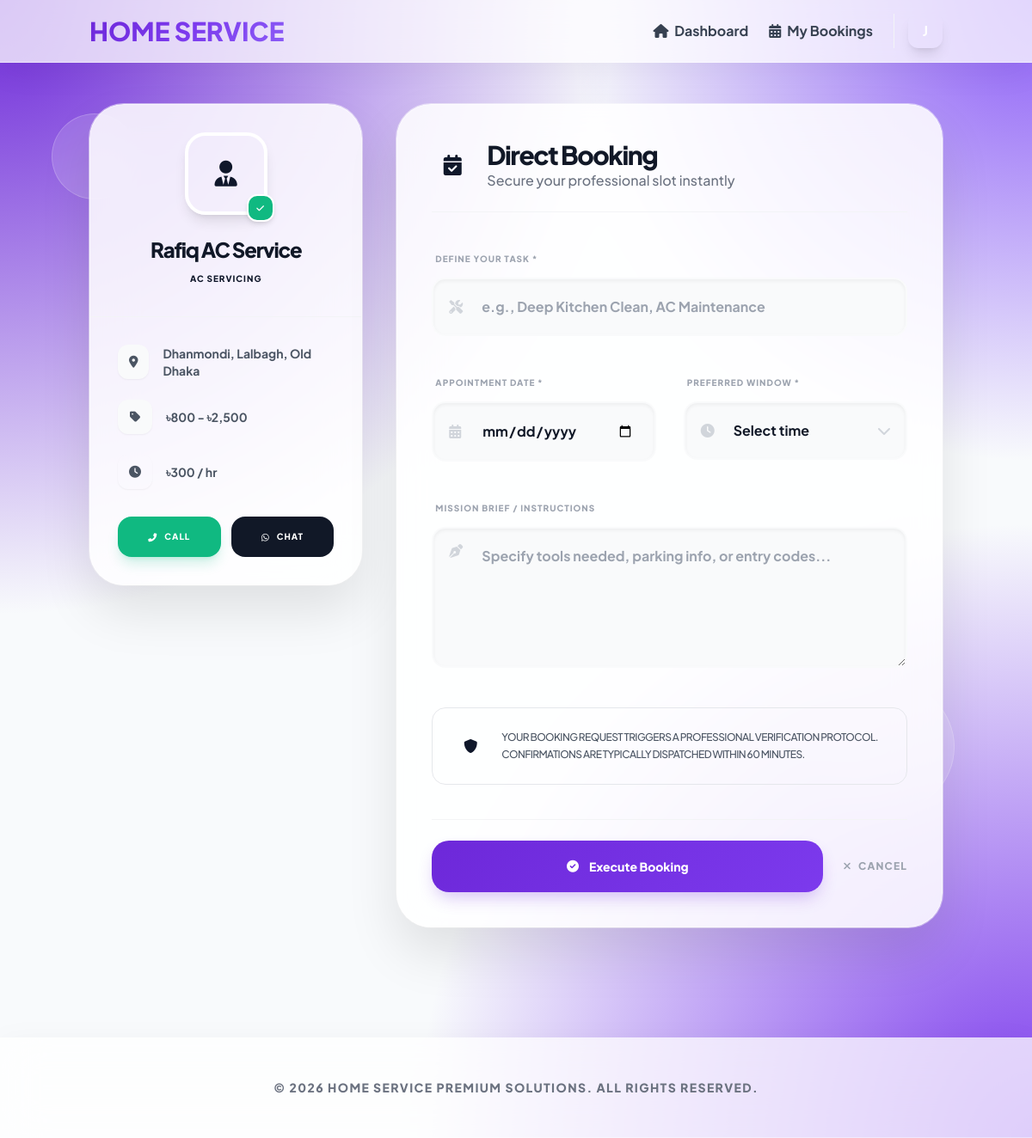
Page /customer/book_service.php?provider_id=1 (signed in) on the committed database.
### tables this page shows
CREATE TABLE users (
    id INT PRIMARY KEY AUTO_INCREMENT,
    name VARCHAR(100) NOT NULL,
    email VARCHAR(100) UNIQUE,
    phone VARCHAR(20) NOT NULL UNIQUE,
    password VARCHAR(255) NOT NULL,
    language ENUM('en', 'bn') DEFAULT 'en',
    location VARCHAR(100),
    created_at TIMESTAMP DEFAULT CURRENT_TIMESTAMP,
    updated_at TIMESTAMP DEFAULT CURRENT_TIMESTAMP ON UPDATE CURRENT_TIMESTAMP
);

CREATE TABLE service_providers (
    id INT PRIMARY KEY AUTO_INCREMENT,
    user_id INT,
    name VARCHAR(100) NOT NULL,
    phone VARCHAR(20) NOT NULL UNIQUE,
    email VARCHAR(100),
    password VARCHAR(255) NOT NULL,
    category_id INT,
    description TEXT,
    service_areas TEXT,
    price_min DECIMAL(10,2),
    price_max DECIMAL(10,2),
    hourly_rate DECIMAL(10,2),
    availability_hours TEXT,
    verification_status ENUM('pending', 'verified', 'rejected') DEFAULT 'pending',
    verification_badge BOOLEAN DEFAULT FALSE,
    nid_document VARCHAR(255),
    license_document VARCHAR(255),
    certificate_document VARCHAR(255),
    profile_picture VARCHAR(255),
    is_active BOOLEAN DEFAULT TRUE,
    created_at TIMESTAMP DEFAULT CURRENT_TIMESTAMP,
    updated_at TIMESTAMP DEFAULT CURRENT_TIMESTAMP ON UPDATE CURRENT_TIMESTAMP,
    FOREIGN KEY (category_id) REFERENCES service_categories(id),
    FOREIGN KEY (user_id) REFERENCES users(id)
);

CREATE TABLE service_categories (
    id INT PRIMARY KEY AUTO_INCREMENT,
    name VARCHAR(100) NOT NULL,
    name_bn VARCHAR(100),
    icon VARCHAR(50),
    description TEXT,
    is_active BOOLEAN DEFAULT TRUE,
    created_at TIMESTAMP DEFAULT CURRENT_TIMESTAMP
);

### includes/functions.php (called while the page is built, shortened)
<?php
require_once dirname(__FILE__) . '/../config/database.php';
function isLoggedIn() {
    return isset($_SESSION['user_id']);
}
function getCurrentUser() {
    if (isLoggedIn()) {
        return fetchOne("SELECT * FROM users WHERE id = ?", [$_SESSION['user_id']]);
    }
    return null;
}
function getLanguage() {
    return $_SESSION['language'] ?? 'en';
}
function t($key) {
    $lang = getLanguage();
    return $translations[$lang][$key] ?? $key;
}
?>

### config/database.php (called while the page is built, shortened)
<?php
function getDBConnection() {
    try {
        $pdo = new PDO("mysql:host=" . DB_HOST . ";dbname=" . DB_NAME . ";charset=utf8", DB_USER, DB_PASS);
        $pdo->setAttribute(PDO::ATTR_ERRMODE, PDO::ERRMODE_EXCEPTION);
        $pdo->setAttribute(PDO::ATTR_DEFAULT_FETCH_MODE, PDO::FETCH_ASSOC);
        $pdo->setAttribute(PDO::ATTR_EMULATE_PREPARES, false);
        return $pdo;
    } catch(PDOException $e) {
        error_log("Database Connection Error: " . $e->getMessage());
        die("Connection failed: " . $e->getMessage());
    }
}
function executeQuery($sql, $params = []) {
    try {
        $pdo = getDBConnection();
        $stmt = $pdo->prepare($sql);
        foreach ($params as $key => $value) {
            if (is_numeric($value)) {
                $stmt->bindValue($key + 1, $value, is_int($value) ? PDO::PARAM_INT : PDO::PARAM_STR);
            } else {
                $stmt->bindValue($key + 1, $value, PDO::PARAM_STR);
            }
        }
        $stmt->execute();
        return $stmt;
    } catch (PDOException $e) {
        error_log("Database Error: " . $e->getMessage() . " SQL: " . $sql . " Params: " . json_encode($params));
        throw $e;
    }
}
function fetchOne($sql, $params = []) {
    $stmt = executeQuery($sql, $params);
    return $stmt->fetch();
}
?>

### customer/book_service.php (the view, shortened to what this page needs)
<?php
require_once '../includes/functions.php';
$currentLang = getLanguage();
$user = getCurrentUser();
$providerId = $_GET['provider_id'] ?? 0;
$provider = fetchOne("
    SELECT sp.*, sc.name as category_name, sc.name_bn as category_name_bn
    FROM service_providers sp
    JOIN service_categories sc ON sp.category_id = sc.id
    WHERE sp.id = ? AND sp.verification_status = 'verified' AND sp.is_active = 1
", [$providerId]);
?>
<!DOCTYPE html>
<html lang="<?php echo $currentLang; ?>">
<head>
    <link rel="stylesheet" href="../assets/ui.css">
    <script src="https://cdn.tailwindcss.com"></script>
    <link href="https://cdnjs.cloudflare.com/ajax/libs/font-awesome/6.0.0/css/all.min.css" rel="stylesheet">
</head>
<body class="premium-bg min-h-screen">
    <div class="floating-particles">
        <div class="particle" style="width: 100px; height: 100px; top: 10%; left: 5%; animation-delay: 0s;"></div>
        <div class="particle" style="width: 150px; height: 150px; top: 60%; left: 80%; animation-delay: 2s;"></div>
        <div class="particle" style="width: 80px; height: 80px; top: 40%; left: 40%; animation-delay: 4s;"></div>
    </div>
    <header class="glass-nav sticky top-0 z-50">
        <nav class="container mx-auto px-4 py-4">
            <div class="flex justify-between items-center">
                <div class="flex items-center space-x-6">
                    <a href="../index.php" class="text-3xl font-black text-gradient">
                    </a>
                </div>
                <div class="hidden md:flex items-center space-x-6">
                    <a href="dashboard.php" class="font-bold text-gray-700 hover:text-primary transition-colors">
                        <i class="fas fa-home mr-1"></i>
                        <?php echo $currentLang === 'en' ? 'Dashboard' : 'ড্যাশবোর্ড'; ?>
                    </a>
                    <a href="bookings.php" class="font-bold text-gray-700 hover:text-primary transition-colors">
                        <i class="fas fa-calendar-alt mr-1"></i>
                        <?php echo $currentLang === 'en' ? 'My Bookings' : 'আমার বুকিং'; ?>
                    </a>
                    <div class="flex items-center space-x-3 ml-2 pl-4 border-l border-gray-100">
                        <div class="w-10 h-10 rounded-xl bg-gradient-to-br from-primary to-secondary flex items-center justify-center text-white font-bold shadow-lg shadow-primary/20">
                            <?php echo strtoupper(substr($user['name'], 0, 1)); ?>
                        </div>
                    </div>
                </div>
            </div>
        </nav>
    </header>
    <div class="container mx-auto px-4 py-12 relative z-10">
        <div class="max-w-5xl mx-auto flex flex-col lg:flex-row gap-10">
            <div class="lg:w-1/3">
                <div class="glass-card sticky top-28 overflow-hidden">
                    <div class="p-8 text-center bg-gradient-to-br from-primary/5 to-secondary/5 border-b border-gray-100">
                        <div class="relative inline-block mb-6">
                            <?php if ($provider['profile_picture']): ?>
                                <img src="../uploads/profiles/<?php echo $provider['profile_picture']; ?>" alt="Provider" class="w-24 h-24 rounded-3xl object-cover shadow-xl border-4 border-white">
                            <?php else: ?>
                                <div class="w-24 h-24 bg-primary/10 rounded-3xl flex items-center justify-center border-4 border-white shadow-lg">
                                    <i class="fas fa-user-tie text-primary text-3xl"></i>
                                </div>
                            <?php endif; ?>
                            <div class="absolute -bottom-2 -right-2 w-8 h-8 bg-emerald-500 rounded-xl flex items-center justify-center text-white border-2 border-white shadow-md">
                                <i class="fas fa-check text-[10px]"></i>
                            </div>
                        </div>
                        <h1 class="text-2xl font-black text-gray-900 tracking-tighter mb-1"><?php echo htmlspecialchars($provider['name']); ?></h1>
                        <p class="text-[10px] font-black uppercase tracking-widest text-primary bg-primary/10 px-3 py-1 rounded-full inline-block">
                            <?php echo t($provider['category_name']); ?>
                        </p>
                    </div>
                    <div class="p-8 space-y-6">
                        <div class="flex items-center gap-4 text-sm font-bold text-gray-600">
                            <div class="w-10 h-10 rounded-xl bg-gray-50 flex items-center justify-center text-primary shadow-sm"><i class="fas fa-map-marker-alt"></i></div>
                            <span><?php echo htmlspecialchars($provider['service_areas']); ?></span>
                        </div>
                        <div class="flex items-center gap-4 text-sm font-bold text-gray-600">
                            <div class="w-10 h-10 rounded-xl bg-gray-50 flex items-center justify-center text-primary shadow-sm"><i class="fas fa-tag"></i></div>
                            <span>৳<?php echo number_format($provider['price_min']); ?> - ৳<?php echo number_format($provider['price_max']); ?></span>
                        </div>
                        <?php if ($provider['hourly_rate']): ?>
                            <div class="flex items-center gap-4 text-sm font-bold text-gray-600">
                                <div class="w-10 h-10 rounded-xl bg-primary/10 flex items-center justify-center text-primary shadow-sm"><i class="fas fa-clock"></i></div>
                                <span>৳<?php echo number_format($provider['hourly_rate']); ?> / hr</span>
                            </div>
                        <?php endif; ?>
                    </div>
                    <div class="p-8 pt-0 flex gap-3">
                        <a href="tel:<?php echo $provider['phone']; ?>" class="flex-1 bg-emerald-500 hover:bg-emerald-600 text-white font-black text-[10px] uppercase tracking-widest py-4 rounded-2xl flex items-center justify-center gap-2 transition-all shadow-lg shadow-emerald-500/20">
                            <i class="fas fa-phone-alt"></i>
                            <span>Call</span>
                        </a>
                        <a href="https://wa.me/<?php echo $provider['phone']; ?>" class="flex-1 bg-gray-900 text-white font-black text-[10px] uppercase tracking-widest py-4 rounded-2xl flex items-center justify-center gap-2 hover:bg-black transition-all">
                            <i class="fab fa-whatsapp"></i>
                            <span>Chat</span>
                        </a>
                    </div>
                </div>
            </div>
            <div class="lg:w-2/3">
                <div class="glass-card p-10">
                    <div class="flex items-center gap-4 mb-10 pb-6 border-b border-gray-100">
                        <div class="w-12 h-12 bg-primary/10 rounded-xl flex items-center justify-center text-primary">
                            <i class="fas fa-calendar-check text-2xl"></i>
                        </div>
                        <div>
                            <h2 class="text-3xl font-black text-gray-900 tracking-tighter"><?php echo t('Direct Booking'); ?></h2>
                            <p class="text-gray-500 font-medium"><?php echo t('Secure your professional slot instantly'); ?></p>
                        </div>
                    </div>
                    <form method="POST" class="space-y-10">
                        <div class="space-y-3">
                            <label class="text-[10px] font-black text-gray-400 uppercase tracking-widest ml-1"><?php echo t('Define Your Task'); ?> *</label>
                            <div class="relative group">
                                <i class="fas fa-tools absolute left-5 top-1/2 -translate-y-1/2 text-gray-300 group-focus-within:text-primary transition-colors"></i>
                                <input type="text" name="service_type" required
                                       placeholder="e.g., Deep Kitchen Clean, AC Maintenance"
                                       class="w-full pl-14 pr-6 py-5 bg-gray-50 border-2 border-transparent rounded-2xl focus:bg-white focus:border-primary focus:outline-none font-bold text-gray-900 transition-all shadow-inner">
                            </div>
                        </div>
                        <div class="grid grid-cols-1 md:grid-cols-2 gap-8">
                            <div class="space-y-3">
                                <label class="text-[10px] font-black text-gray-400 uppercase tracking-widest ml-1"><?php echo t('Appointment Date'); ?> *</label>
                                <div class="relative group">
                                    <i class="fas fa-calendar-alt absolute left-5 top-1/2 -translate-y-1/2 text-gray-300 group-focus-within:text-primary transition-colors"></i>
                                    <input type="date" name="booking_date" required
                                           min="<?php echo date('Y-m-d'); ?>"
                                           class="w-full pl-14 pr-6 py-5 bg-gray-50 border-2 border-transparent rounded-2xl focus:bg-white focus:border-primary focus:outline-none font-bold text-gray-900 transition-all shadow-inner">
                                </div>
                            </div>
                            <div class="space-y-3">
                                <label class="text-[10px] font-black text-gray-400 uppercase tracking-widest ml-1"><?php echo t('Preferred Window'); ?> *</label>
                                <div class="relative group">
                                    <i class="fas fa-clock absolute left-5 top-1/2 -translate-y-1/2 text-gray-300 group-focus-within:text-primary transition-colors"></i>
                                    <select name="booking_time" required class="w-full pl-14 pr-6 py-5 bg-gray-50 border-2 border-transparent rounded-2xl focus:bg-white focus:border-primary focus:outline-none font-bold text-gray-900 transition-all shadow-inner appearance-none">
                                        <option value="">Select time</option>
                                    </select>
                                </div>
                            </div>
                        </div>
                        <div class="space-y-3">
                            <label class="text-[10px] font-black text-gray-400 uppercase tracking-widest ml-1"><?php echo t('Mission Brief / Instructions'); ?></label>
                            <div class="relative group">
                                <i class="fas fa-pen-nib absolute left-5 top-5 text-gray-300 group-focus-within:text-primary transition-colors"></i>
                                <textarea name="notes" rows="5"
                                          placeholder="Specify tools needed, parking info, or entry codes..."
                                          class="w-full pl-14 pr-6 py-5 bg-gray-50 border-2 border-transparent rounded-2xl focus:bg-white focus:border-primary focus:outline-none font-bold text-gray-900 transition-all shadow-inner"></textarea>
                            </div>
                        </div>
                        <div class="p-6 bg-primary/5 rounded-2xl border border-primary/10 flex gap-4">
                            <div class="w-10 h-10 bg-primary/10 rounded-xl flex items-center justify-center text-primary shrink-0">
                                <i class="fas fa-shield-alt"></i>
                            </div>
                            <div class="text-xs font-medium text-gray-600 leading-relaxed uppercase tracking-tighter">
                                <p><?php echo $currentLang === 'en' ? 'Your booking request triggers a professional verification protocol. Confirmations are typically dispatched within 60 minutes.' : 'আপনার অনুরোধ প্রদানকারীর কাছে পাঠানো হবে। ৬০ মিনিটের মধ্যে উত্তর পাওয়া যাবে।'; ?></p>
                            </div>
                        </div>
                        <div class="pt-6 border-t border-gray-100 flex flex-col sm:flex-row gap-6 items-center">
                            <button type="submit" class="w-full sm:flex-1 btn-primary py-5 text-sm flex items-center justify-center gap-3">
                                <i class="fas fa-check-circle"></i>
                                <span><?php echo t('Execute Booking'); ?></span>
                            </button>
                            <a href="../search.php" class="text-xs font-black text-gray-400 hover:text-rose-500 uppercase tracking-widest transition-colors">
                                <i class="fas fa-times mr-2"></i><?php echo t('Cancel'); ?>
                            </a>
                        </div>
                    </form>
                </div>
            </div>
        </div>
    </div>
    <footer class="glass-nav py-12 mt-20">
        <div class="container mx-auto px-4 text-center">
            <p class="text-gray-500 font-black text-sm uppercase tracking-widest">&copy; <?php echo date('Y'); ?> HOME SERVICE PREMIUM SOLUTIONS. ALL RIGHTS RESERVED.</p>
        </div>
    </footer>
</body>
</html>

### rows in the picture
users: name "J"
service_providers: name "Rafiq AC Service", category.name "AC SERVICING", service_areas "Dhanmondi, Lalbagh, Old Dhaka", price_min "800", price_max "2,500", hourly_rate "300"

### other values in the picture
t('Direct Booking') "Direct Booking"
t('Secure your professional slot instantly') "Secure your professional slot instantly"
t('Define Your Task') "DEFINE YOUR TASK"
t('Appointment Date') "APPOINTMENT DATE"
t('Preferred Window') "PREFERRED WINDOW"
t('Mission Brief / Instructions') "MISSION BRIEF / INSTRUCTIONS"
t('Execute Booking') "Execute Booking"
t('Cancel') "CANCEL"
